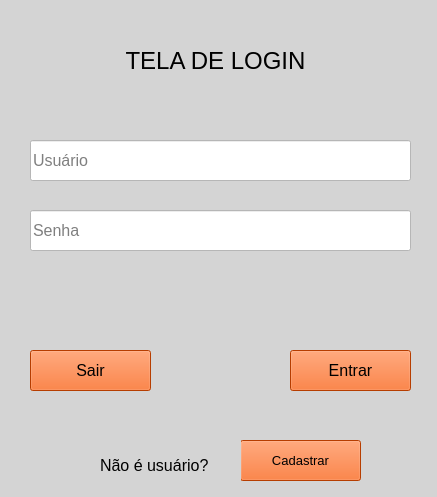
<?xml version="1.0" encoding="UTF-8"?>
<ui version="4.0">
 <class>frm_login</class>
 <widget class="QMainWindow" name="frm_login">
  <property name="geometry">
   <rect>
    <x>0</x>
    <y>0</y>
    <width>437</width>
    <height>497</height>
   </rect>
  </property>
  <property name="windowTitle">
   <string>Tela de Login</string>
  </property>
  <property name="whatsThis">
   <string>&lt;html&gt;&lt;head/&gt;&lt;body&gt;&lt;p&gt;&lt;br/&gt;&lt;/p&gt;&lt;/body&gt;&lt;/html&gt;</string>
  </property>
  <property name="styleSheet">
   <string notr="true">background-color: rgb(212, 212, 212);</string>
  </property>
  <widget class="QWidget" name="centralwidget">
   <widget class="QPushButton" name="btn_cadastrar">
    <property name="geometry">
     <rect>
      <x>240</x>
      <y>440</y>
      <width>121</width>
      <height>41</height>
     </rect>
    </property>
    <property name="font">
     <font>
      <pointsize>10</pointsize>
     </font>
    </property>
    <property name="styleSheet">
     <string notr="true">background-color: rgb(255, 85, 0);</string>
    </property>
    <property name="text">
     <string>Cadastrar</string>
    </property>
    <property name="shortcut">
     <string>C</string>
    </property>
   </widget>
   <widget class="QPushButton" name="btn_sair">
    <property name="geometry">
     <rect>
      <x>30</x>
      <y>350</y>
      <width>121</width>
      <height>41</height>
     </rect>
    </property>
    <property name="font">
     <font>
      <pointsize>12</pointsize>
     </font>
    </property>
    <property name="styleSheet">
     <string notr="true">background-color: rgb(255, 85, 0);</string>
    </property>
    <property name="text">
     <string>Sair</string>
    </property>
    <property name="shortcut">
     <string>S</string>
    </property>
   </widget>
   <widget class="QPushButton" name="btn_entrar">
    <property name="geometry">
     <rect>
      <x>290</x>
      <y>350</y>
      <width>121</width>
      <height>41</height>
     </rect>
    </property>
    <property name="font">
     <font>
      <pointsize>12</pointsize>
     </font>
    </property>
    <property name="styleSheet">
     <string notr="true">background-color: rgb(255, 85, 0);</string>
    </property>
    <property name="text">
     <string>Entrar</string>
    </property>
    <property name="shortcut">
     <string>E</string>
    </property>
   </widget>
   <widget class="QLabel" name="label">
    <property name="geometry">
     <rect>
      <x>80</x>
      <y>30</y>
      <width>271</width>
      <height>61</height>
     </rect>
    </property>
    <property name="font">
     <font>
      <pointsize>18</pointsize>
     </font>
    </property>
    <property name="text">
     <string>TELA DE LOGIN</string>
    </property>
    <property name="alignment">
     <set>Qt::AlignCenter</set>
    </property>
   </widget>
   <widget class="QLineEdit" name="lne_usuario">
    <property name="geometry">
     <rect>
      <x>30</x>
      <y>140</y>
      <width>381</width>
      <height>41</height>
     </rect>
    </property>
    <property name="font">
     <font>
      <pointsize>12</pointsize>
     </font>
    </property>
    <property name="styleSheet">
     <string notr="true">background-color: rgb(255, 255, 255);</string>
    </property>
    <property name="text">
     <string/>
    </property>
    <property name="placeholderText">
     <string>Usuário</string>
    </property>
   </widget>
   <widget class="QLineEdit" name="lne_senha">
    <property name="geometry">
     <rect>
      <x>30</x>
      <y>210</y>
      <width>381</width>
      <height>41</height>
     </rect>
    </property>
    <property name="font">
     <font>
      <pointsize>12</pointsize>
     </font>
    </property>
    <property name="styleSheet">
     <string notr="true">background-color: rgb(255, 255, 255);</string>
    </property>
    <property name="text">
     <string/>
    </property>
    <property name="echoMode">
     <enum>QLineEdit::Password</enum>
    </property>
    <property name="placeholderText">
     <string>Senha</string>
    </property>
   </widget>
   <widget class="QLabel" name="label_2">
    <property name="geometry">
     <rect>
      <x>100</x>
      <y>440</y>
      <width>141</width>
      <height>51</height>
     </rect>
    </property>
    <property name="font">
     <font>
      <pointsize>12</pointsize>
     </font>
    </property>
    <property name="text">
     <string>Não é usuário?</string>
    </property>
   </widget>
   <widget class="QLabel" name="lbl_aviso">
    <property name="geometry">
     <rect>
      <x>30</x>
      <y>270</y>
      <width>381</width>
      <height>51</height>
     </rect>
    </property>
    <property name="font">
     <font>
      <pointsize>12</pointsize>
      <weight>75</weight>
      <bold>true</bold>
     </font>
    </property>
    <property name="text">
     <string/>
    </property>
    <property name="alignment">
     <set>Qt::AlignCenter</set>
    </property>
    <property name="wordWrap">
     <bool>true</bool>
    </property>
   </widget>
  </widget>
 </widget>
 <resources/>
 <connections/>
</ui>
